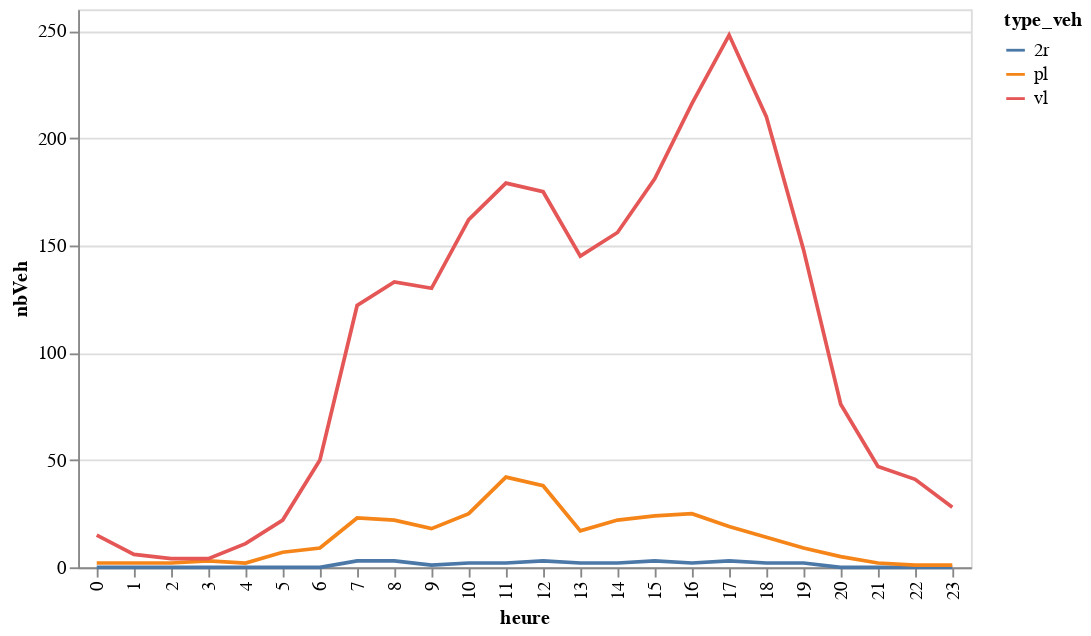

Notebook code for this chart:
### Code cell
graphHeureTypeSens2Mjo

### Figure 1 — Vega-Lite specification as saved in the notebook (floating-point values rounded to 4 significant figures)
{"config": {"view": {"continuousWidth": 400, "continuousHeight": 300}}, "data": {"name": "data-2c5e2dcc3c9fbd955ec4d11627c88bfc"}, "mark": "line", "encoding": {"color": {"type": "nominal", "field": "type_veh"}, "x": {"type": "ordinal", "field": "heure"}, "y": {"type": "quantitative", "field": "nbVeh"}}, "$schema": "https://vega.github.io/schema/vega-lite/v4.8.1.json", "datasets": {"data-2c5e2dcc3c9fbd955ec4d11627c88bfc": [{"heure": 0, "type_veh": "2r", "nbVeh": 0.0}, {"heure": 0, "type_veh": "pl", "nbVeh": 2.0}, {"heure": 0, "type_veh": "vl", "nbVeh": 15.0}, {"heure": 1, "type_veh": "2r", "nbVeh": 0.0}, {"heure": 1, "type_veh": "pl", "nbVeh": 2.0}, {"heure": 1, "type_veh": "vl", "nbVeh": 6.0}, {"heure": 2, "type_veh": "2r", "nbVeh": 0.0}, {"heure": 2, "type_veh": "pl", "nbVeh": 2.0}, {"heure": 2, "type_veh": "vl", "nbVeh": 4.0}, {"heure": 3, "type_veh": "2r", "nbVeh": 0.0}, {"heure": 3, "type_veh": "pl", "nbVeh": 3.0}, {"heure": 3, "type_veh": "vl", "nbVeh": 4.0}, {"heure": 4, "type_veh": "2r", "nbVeh": 0.0}, {"heure": 4, "type_veh": "pl", "nbVeh": 2.0}, {"heure": 4, "type_veh": "vl", "nbVeh": 11.0}, {"heure": 5, "type_veh": "2r", "nbVeh": 0.0}, {"heure": 5, "type_veh": "pl", "nbVeh": 7.0}, {"heure": 5, "type_veh": "vl", "nbVeh": 22.0}, {"heure": 6, "type_veh": "2r", "nbVeh": 0.0}, {"heure": 6, "type_veh": "pl", "nbVeh": 9.0}, {"heure": 6, "type_veh": "vl", "nbVeh": 50.0}, {"heure": 7, "type_veh": "2r", "nbVeh": 3.0}, {"heure": 7, "type_veh": "pl", "nbVeh": 23.0}, {"heure": 7, "type_veh": "vl", "nbVeh": 122.0}, {"heure": 8, "type_veh": "2r", "nbVeh": 3.0}, {"heure": 8, "type_veh": "pl", "nbVeh": 22.0}, {"heure": 8, "type_veh": "vl", "nbVeh": 133.0}, {"heure": 9, "type_veh": "2r", "nbVeh": 1.0}, {"heure": 9, "type_veh": "pl", "nbVeh": 18.0}, {"heure": 9, "type_veh": "vl", "nbVeh": 130.0}, {"heure": 10, "type_veh": "2r", "nbVeh": 2.0}, {"heure": 10, "type_veh": "pl", "nbVeh": 25.0}, {"heure": 10, "type_veh": "vl", "nbVeh": 162.0}, {"heure": 11, "type_veh": "2r", "nbVeh": 2.0}, {"heure": 11, "type_veh": "pl", "nbVeh": 42.0}, {"heure": 11, "type_veh": "vl", "nbVeh": 179.0}, {"heure": 12, "type_veh": "2r", "nbVeh": 3.0}, {"heure": 12, "type_veh": "pl", "nbVeh": 38.0}, {"heure": 12, "type_veh": "vl", "nbVeh": 175.0}, {"heure": 13, "type_veh": "2r", "nbVeh": 2.0}, {"heure": 13, "type_veh": "pl", "nbVeh": 17.0}, {"heure": 13, "type_veh": "vl", "nbVeh": 145.0}, {"heure": 14, "type_veh": "2r", "nbVeh": 2.0}, {"heure": 14, "type_veh": "pl", "nbVeh": 22.0}, {"heure": 14, "type_veh": "vl", "nbVeh": 156.0}, {"heure": 15, "type_veh": "2r", "nbVeh": 3.0}, {"heure": 15, "type_veh": "pl", "nbVeh": 24.0}, {"heure": 15, "type_veh": "vl", "nbVeh": 181.0}, {"heure": 16, "type_veh": "2r", "nbVeh": 2.0}, {"heure": 16, "type_veh": "pl", "nbVeh": 25.0}, {"heure": 16, "type_veh": "vl", "nbVeh": 216.0}, {"heure": 17, "type_veh": "2r", "nbVeh": 3.0}, {"heure": 17, "type_veh": "pl", "nbVeh": 19.0}, {"heure": 17, "type_veh": "vl", "nbVeh": 248.0}, {"heure": 18, "type_veh": "2r", "nbVeh": 2.0}, {"heure": 18, "type_veh": "pl", "nbVeh": 14.0}, {"heure": 18, "type_veh": "vl", "nbVeh": 210.0}, {"heure": 19, "type_veh": "2r", "nbVeh": 2.0}, {"heure": 19, "type_veh": "pl", "nbVeh": 9.0}, {"heure": 19, "type_veh": "vl", "nbVeh": 148.0}, {"heure": 20, "type_veh": "2r", "nbVeh": 0.0}, {"heure": 20, "type_veh": "pl", "nbVeh": 5.0}, {"heure": 20, "type_veh": "vl", "nbVeh": 76.0}, {"heure": 21, "type_veh": "2r", "nbVeh": 0.0}, {"heure": 21, "type_veh": "pl", "nbVeh": 2.0}, {"heure": 21, "type_veh": "vl", "nbVeh": 47.0}, {"heure": 22, "type_veh": "2r", "nbVeh": 0.0}, {"heure": 22, "type_veh": "pl", "nbVeh": 1.0}, {"heure": 22, "type_veh": "vl", "nbVeh": 41.0}, {"heure": 23, "type_veh": "2r", "nbVeh": 0.0}, {"heure": 23, "type_veh": "pl", "nbVeh": 1.0}, {"heure": 23, "type_veh": "vl", "nbVeh": 28.0}]}}
